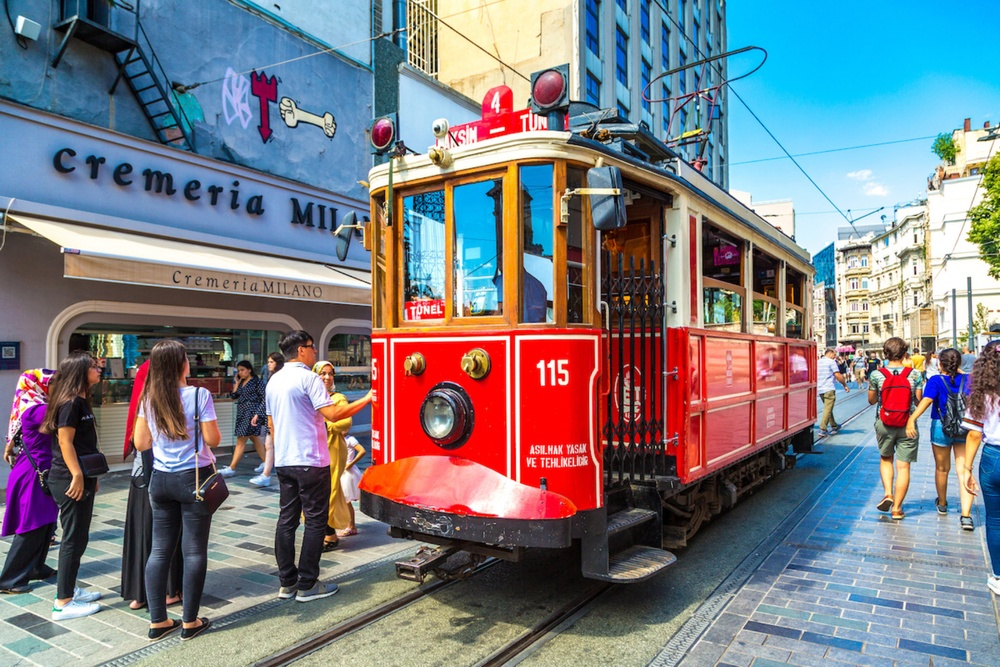
#> input picture work-1/images/beyoglu.jpg, 1000 x 667 px, shrunk from 1920 x 1280 before the run, found by its file name
$ python evaluate_iou.py
#> lines starting #> are read from the running program, lines starting #| are printed output that depends on the picture
from collections import namedtuple
import numpy as np
import cv2

#=====================================================================================
# This function copied from PyImageSearch.com
def bb_intersection_over_union(boxA, boxB):
	# determine the (x, y)-coordinates of the intersection rectangle
	xA = max(boxA[0], boxB[0])
	yA = max(boxA[1], boxB[1])
	xB = min(boxA[2], boxB[2])
	yB = min(boxA[3], boxB[3])
	# compute the area of intersection rectangle
	interArea = max(0, xB - xA + 1) * max(0, yB - yA + 1)
	# compute the area of both the prediction and ground-truth
	# rectangles
	boxAArea = (boxA[2] - boxA[0] + 1) * (boxA[3] - boxA[1] + 1)
	boxBArea = (boxB[2] - boxB[0] + 1) * (boxB[3] - boxB[1] + 1)
	# compute the intersection over union by taking the intersection
	# area and dividing it by the sum of prediction + ground-truth
	# areas - the interesection area
	iou = interArea / float(boxAArea + boxBArea - interArea)
	# return the intersection over union value
	return iou

# Reads the txt file and converts the data to list format
# label,x1,y1,x2,y2
def read_txt(fname):
#> called with fname = 'gt_beyoglu.txt'
    box_list = list()
    f = open(fname, "r")
#> (reads work-1/gt_beyoglu.txt from the repository)
    f_list = f.readlines()
    for line in f_list:
        label,_,_,x1,y1,x2,y2 = line.split(",")
        y2 = y2.split("\n")[0]
        x1,y1,x2,y2=int(x1),int(y1),int(x2),int(y2)
        box_list.append([label,x1,y1,x2,y2])
    return box_list

# It is required to sort the detections of both ground truth and predictions
# x[3]: x1 coordinate
def sort_x1(sub_li):
    sub_li.sort(key = lambda x: x[3])
    return sub_li

#=====================================================================================

gt_list = sort_x1(read_txt("gt_beyoglu.txt"))
pr_list = sort_x1(read_txt("pr_beyoglu.txt"))
#> (reads work-1/pr_beyoglu.txt from the repository)

# Namedtuples are used to simplify the code by help of object-like architecture
Detection = namedtuple("Detection", ["label", "gt", "pred"])

detections = list()
for i in range(len(gt_list)):
    label,x1,y1,x2,y2 = gt_list[i]
    gt = (x1,y1,x2,y2)
    label,x1,y1,x2,y2 = pr_list[i]
    pr = (x1,y1,x2,y2)
    detections.append(Detection(label,gt,pr))

image = cv2.imread("beyoglu.jpg")
#> image is the input picture: shape (667, 1000, 3); mean B, G, R 131.4, 124.8, 123.5

for detection in detections:
    # pick random color for each object
    color = tuple(np.random.random(size=3) * 256)
    # compute the intersection over union
    iou = bb_intersection_over_union(detection.gt, detection.pred)
    # overlay is required for transparancy
    overlay = image.copy()
	# draw the ground-truth bounding box along with the predicted bounding box
    cv2.rectangle(overlay, tuple(detection.gt[:2]), tuple(detection.gt[2:]), color, -1)
    cv2.rectangle(image, tuple(detection.pred[:2]), tuple(detection.pred[2:]), color, 2)
    # show ground-truth-box as transparant
    cv2.addWeighted(overlay, 0.5, image, 0.5, 0, image)
	# write IoU score
    cv2.putText(image, "{}".format(detection.label), (detection.pred[0], detection.pred[1]-5), cv2.FONT_HERSHEY_SIMPLEX, 0.6, color, 2)
    cv2.putText(image, "IoU: {:.4f}".format(iou), (detection.gt[0], detection.gt[1]-15), cv2.FONT_HERSHEY_SIMPLEX, 0.6, color, 2)
    # print console
    print("Label: {:10s} IoU Score: {:.3f}".format(detection.label, iou))
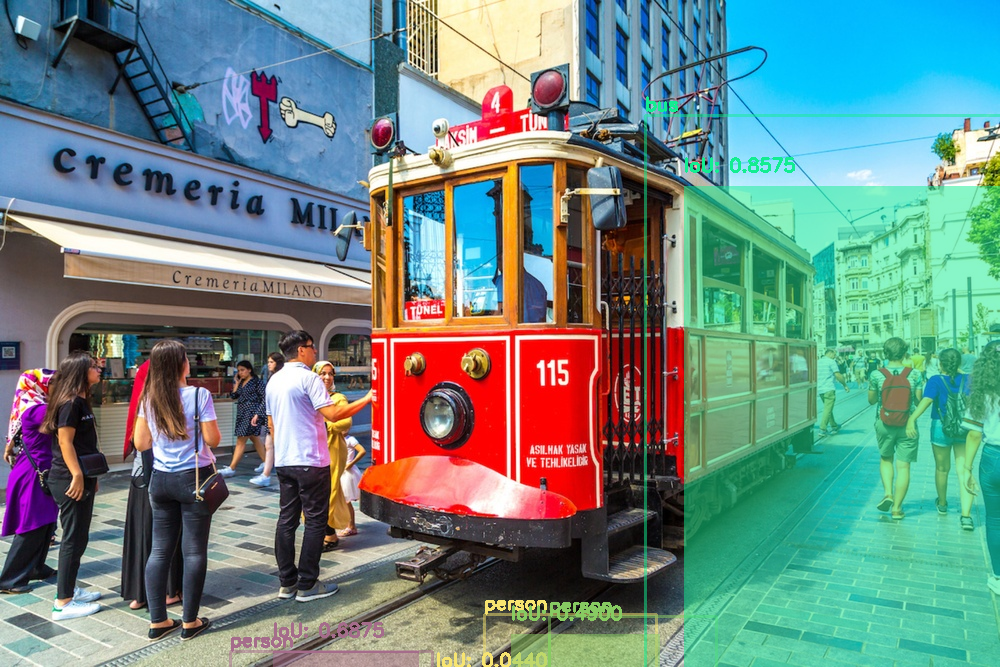
#> image: shape (667, 1000, 3); mean B, G, R 131.3, 136.3, 109

cv2.imwrite("beyoglu_iou.jpg", image)
cv2.imshow("Image", image)
cv2.waitKey(0)
